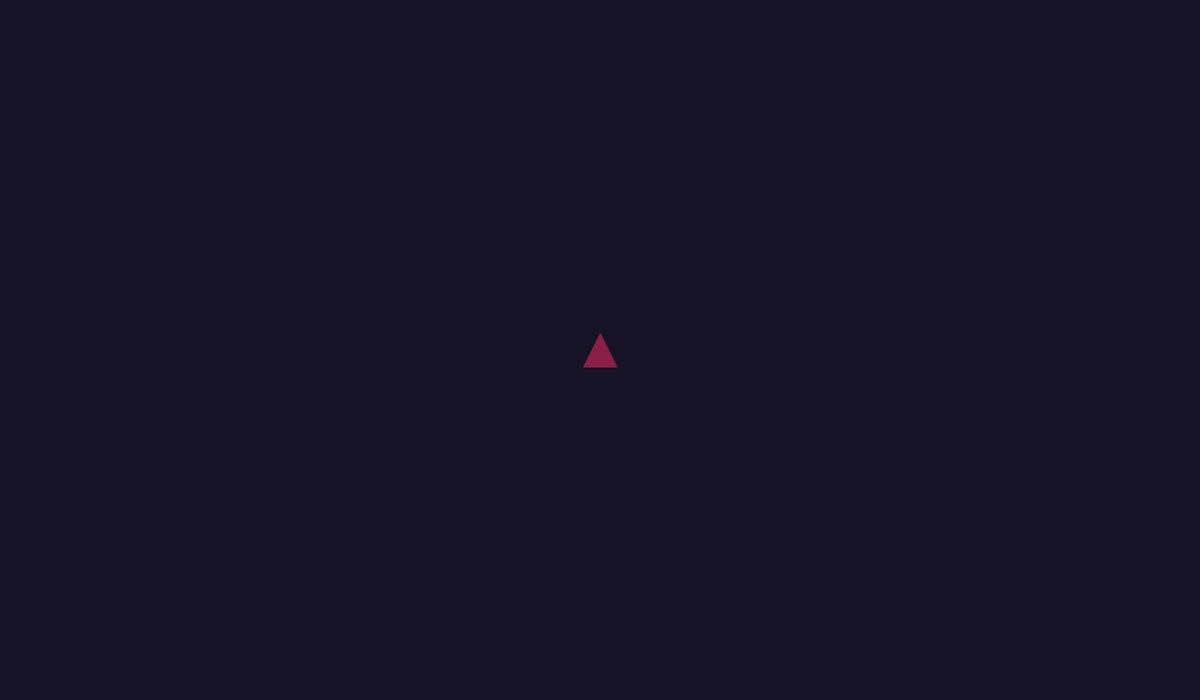
Frame 1 (no input)
Frame 60 (the mouse pressed at the canvas centre just before this capture): identical to frame 1, image omitted
Frame 120 (the mouse held since frame 60 and released just before this capture): identical to frame 1, image omitted

The Processing sketch that drew this single still picture (run headless with seeded random() and noise(); from frame 60 on, the mouse is pressed at the canvas centre):

// Processing sketch: ex_3_5_asteroid_thrusters
// ── ex_3_5_asteroid_thrusters.pde
import java.util.ArrayList;
import java.util.Iterator;
int width = 1440;
int height = 840;
Mover mover;
ParticleSystem p;
boolean[] keys;

void setup() {
  size(1440, 840);
  mover = new Mover(140, 31, 71, 4);
  p = new ParticleSystem(new PVector(width/2, height/2));
  keys = new boolean[3];
}

void keyPressed() {
  if (key == CODED) {
    if (keyCode == LEFT) {
      keys[0] = true;
    }
    if (keyCode == RIGHT) {
      keys[1] = true;
    }
    if (keyCode == UP) {
      keys[2] = true;
    }
  }
}

void keyReleased() {
  if (key == CODED) {
    if (keyCode == LEFT) {
      keys[0] = false;
    }
    if (keyCode == RIGHT) {
      keys[1] = false;
    }
    if (keyCode == UP) {
      keys[2] = false;
    }
  }
}

void draw() {
  background(22, 20, 38);

  if (keys[0]) {
    mover.turn(-0.05);
  }
  if (keys[1]) {
    mover.turn(0.05);
  }
  if (keys[2]) {
    mover.accelerate();
    p.origin.set(new PVector(mover.location.x, mover.location.y));
    p.add();
  }

  p.update();
  p.display();
  mover.update();
  mover.display();
}

class Mover {
  PVector location, velocity, acceleration, wind, helium, gravity, window;
  int r, g, b;
  float offset, mass;
  float angle, radians, theta;

  Mover(int r, int g, int b, float mass) {
    location = new PVector(width/2, height/2);
    velocity = new PVector(0.0, 0.0);
    acceleration = new PVector(0.0, 0.0);
    this.r = r;
    this.g = g;
    this.b = b;
    this.mass = mass;
    this.angle = 0;
    this.radians = 10;
    this.theta = 0;
  }

  void display() {
    fill(r, g, b);
    stroke(r, g, b);
    smooth();
    pushMatrix();
    translate(location.x, location.y);
    rotate(theta);
    triangle(
      0, -5*mass,
      -5*mass, 5*mass,
      5*mass, 5*mass
    );
    popMatrix();
  }

  void update() {
    angle = atan2(velocity.y, velocity.x);
    velocity.add(acceleration);
    location.add(velocity);   
    acceleration.mult(0);
    checkEdges();
    limit(2);
  }
  
  void applyForce(PVector force) {
    PVector f = PVector.div(force, mass);
    acceleration.add(f);
  }
  
  void turn(float delta) {
    theta += delta;
  }
  
  void accelerate() {
    float angle = theta - PI/2;
    float x = cos(angle);
    float y = sin(angle);
    PVector force = new PVector(x, y);
    force.mult(0.3);
    applyForce(force);
  }

  void limit(float max) {
    if (velocity.x > max) {
      velocity.x = max; 
    }
    if (velocity.x < -1 * max) {
      velocity.x = -1 * max; 
    }
    if (velocity.y > max) {
      velocity.y = max; 
    }
    if (velocity.y < -1 * max) {
      velocity.y = -1 * max; 
    }
  }
  
  void checkEdges() {
    if (location.y < 0) {
      location.y = 0;
    }

    if (location.y > height) {
      location.y = height;
    }
    
    if (location.x < 0) {
      location.x = 0;
    }
    
    if (location.x > width) {
      location.x = width;
    }
  }
}

class Particle {
  PVector acceleration;
  float angle;
  float lifespan;
  PVector location;
  float mass;
  PVector velocity;
  Particle (float x, float y, float m) {
    location = new PVector(x, y);
    mass = m;
    angle = random(0, 90);
    acceleration = new PVector(0, 0);
    lifespan = 255;
    velocity = new PVector(mover.velocity.x, mover.velocity.y);
  }
  
  void applyForce (PVector f) {
    acceleration = PVector.div(f, mass); 
  }
  
  void display () {
    pushMatrix();
    translate(location.x, location.y);
    rotate(angle);
    noStroke();
    fill(125, lifespan);
    triangle(
      0, 0,
      1.5*mass, mass,
      -1.5*mass, mass
     );
     popMatrix();
  }
  
  void update () {
    angle += map(lifespan, 0, 1, 0, 0.0005);
    velocity.add(acceleration);
    location.add(velocity);
    acceleration.mult(0);
    lifespan -= 2.0;
  }
  
  boolean isDead () {
    return lifespan <= 0; 
  }
}

class ParticleSystem {
  PVector origin;
  ArrayList<Particle> particles;

  ParticleSystem(PVector location) {
    origin = location.copy();
    particles = new ArrayList<Particle>();
  }

  void add () {
    particles.add(new Particle(origin.x, origin.y, 5));
  }

  void display () {
    Iterator<Particle> it = particles.iterator();
    while (it.hasNext()) {
      Particle p = it.next();
      if (!p.isDead()) {
        p.display();
      }
    }
  }

  void update () {
    PVector force = new PVector(mover.acceleration.x, mover.acceleration.y);
    Iterator<Particle> it = particles.iterator();
    while (it.hasNext()) {
      Particle p = it.next();
      p.applyForce(force);
      if (p.isDead()) {
        it.remove();
      }
      if (!p.isDead()) {
        p.update();
      }
    }
  }
}
